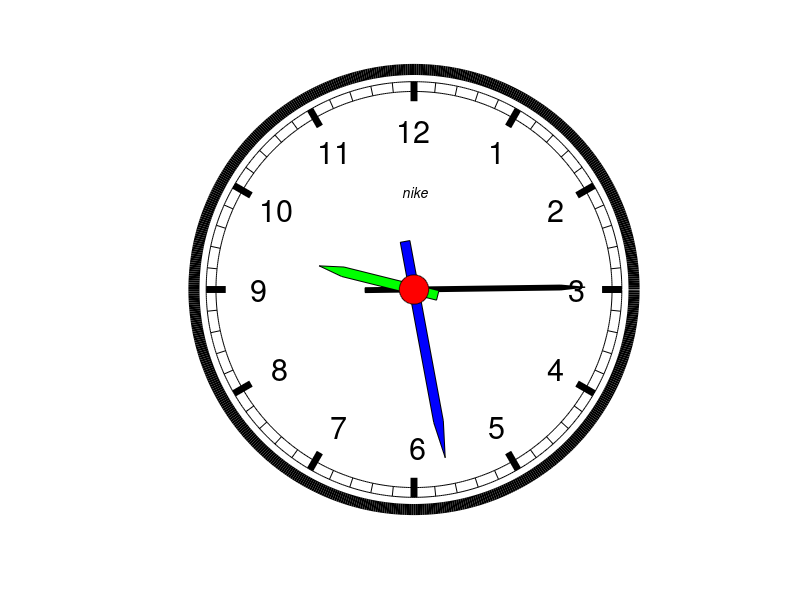

Source code (MATLAB): (Note: this script raises an error after producing the figure.)
function saat5
% SAAT5 - An analog clock with moving hands (hour, minute, second).
%   Creates a figure window with a traditional clock face, then starts three
%   timers to update the hour, minute, and second hands at appropriate intervals.
%   The function runs until the figure window is closed.

% Create the main figure window with custom settings
window = figure('name','saate man');
set(window, 'numbertitle','off', 'color','w', 'resize','off', 'menubar','none');
% Assign a custom close request function to clean up timers when the window is closed
set(window, 'closerequestfcn', @window_exit);

% Define a high-resolution angle vector for drawing circles
theta = 0:0.01:2*pi;

% Draw the outer thick black ring (clock bezel)
plot(9*cos(theta), 9*sin(theta), 'linewidth',8, 'color','k');
hold on;   % Keep subsequent drawings on the same axes

% Set up the axes: no ticks, square aspect, limits from -10 to 10
axis off;
axis([-10 10 -10 10]);
axis square;

% Draw two inner decorative rings (radii 8.1 and 8.5)
plot(8.1*cos(theta), 8.1*sin(theta), 'color','k');
plot(8.5*cos(theta), 8.5*sin(theta), 'color','k');

% Draw the minute ticks (60 small lines between radius 8.1 and 8.5)
theta = linspace(0, 2*pi, 61);              % 60 intervals -> 61 points
plot([8.1*cos(theta); 8.5*cos(theta)], ...
     [8.1*sin(theta); 8.5*sin(theta)], 'k');

% Draw the hour ticks (12 thick lines between radius 7.7 and 8.5)
theta = linspace(0, 2*pi, 13);              % 12 intervals -> 13 points
plot([7.7*cos(theta); 8.5*cos(theta)], ...
     [7.7*sin(theta); 8.5*sin(theta)], 'k', 'linewidth', 5);

% Add a decorative text (brand) at the center
text(0, 4, '\it nike', 'fontsize',10, 'horizontalalignment','center');

% Place the numbers 1 to 12 around the clock face
a = 1:12;
theta = pi/3:-pi/6:-3*pi/2;                 % Angles for numbers 1..12 (clockwise)
text(6.5*cos(theta), 6.5*sin(theta), num2str(a'), ...
     'horizontalalignment','center', 'verticalalignment','middle', 'fontsize',22);

% -------------------------------------------------------------------------
% Define the shapes of the three clock hands (all pointing upward initially)
% -------------------------------------------------------------------------
% Hour hand (green): polygon vertices (x,y)
xh = [-0.2 0.2 0.2 0 -0.2 -0.2];
yh = [-1  -1   3   4   3   -1];
% Minute hand (blue)
xm = [-0.2 0.2 0.2 0 -0.2 -0.2];
ym = [-2  -2   5.5 7   5.5 -2];
% Second hand (black)
xs = [-0.1 0.1 0.1 0 -0.1 -0.1];
ys = [-2  -2   6   7   6   -2];

% Create the filled polygon objects for each hand
m = fill(xm, ym, 'b');   % minute hand
s = fill(xs, ys, 'k');   % second hand
h = fill(xh, yh, 'g');   % hour hand

% Get the current time (as a 6-element vector: [year month day hour minute second])
time = clock;
ts = time(6);   % seconds
tm = time(5);   % minutes
th = mod(time(4), 12);   % hours (0-11)

% Set the initial rotation of the hour hand.
% Rotation angle = -(hours * 30° + minutes * 0.5°) in radians.
% Formula uses rotation matrix: x' = x*cosθ - y*sinθ, y' = x*sinθ + y*cosθ
set(h, 'xdata', xh*cos(-th*pi/6 - tm*pi/360) - yh*sin(-th*pi/6 - tm*pi/360), ...
       'ydata', xh*sin(-th*pi/6 - tm*pi/360) + yh*cos(-th*pi/6 - tm*pi/360));

% Set the initial rotation of the second hand.
% Angle = -seconds * 6° (pi/30 rad)
set(s, 'xdata', xs*cos(-ts*pi/30) - ys*sin(-ts*pi/30), ...
       'ydata', xs*sin(-ts*pi/30) + ys*cos(-ts*pi/30));

% Set the initial rotation of the minute hand.
% Angle = -(minutes * 6° + seconds * 0.1°)  -> smooth motion
set(m, 'xdata', xm*cos(-tm*pi/30 - ts*pi/1800) - ym*sin(-tm*pi/30 - ts*pi/1800), ...
       'ydata', xm*sin(-tm*pi/30 - ts*pi/1800) + ym*cos(-tm*pi/30 - ts*pi/1800));

% Draw the red center cap (small circle at the pivot)
theta = 0:0.01:2*pi;
fill(0.6*cos(theta), 0.6*sin(theta), 'r');

% -------------------------------------------------------------------------
% Create three timers to update the hands at different intervals
% -------------------------------------------------------------------------
% Timer 'b' (minute hand) updates every 2 seconds (calls @minute)
b = timer('timerfcn', @minute, 'period', 2, 'executionmode', 'fixedrate');
% Timer 'a' (second hand) updates every 1 second (calls @secend)
a = timer('timerfcn', @secend, 'period', 1, 'executionmode', 'fixedrate');
% Timer 'c' (hour hand) updates every 60 seconds (calls @hour)
c = timer('timerfcn', @hour, 'period', 60, 'executionmode', 'fixedrate');

% Start all three timers
start(a);
start(b);
start(c);

% -------------------------------------------------------------------------
% Nested callback functions for each timer
% -------------------------------------------------------------------------
    function minute(varargin)
        % Update the minute hand position (called every 2 seconds)
        time1 = clock;
        tm = time1(5);   % current minute
        % Rotate the minute hand using the current minute and the global
        % second value 'ts' (which is frozen from the initial time).
        % NOTE: This is a bug – 'ts' never updates inside this callback.
        set(m, 'xdata', xm*cos(-tm*pi/30 - ts*pi/1800) - ym*sin(-tm*pi/30 - ts*pi/1800), ...
               'ydata', xm*sin(-tm*pi/30 - ts*pi/1800) + ym*cos(-tm*pi/30 - ts*pi/1800));
    end

    function secend(varargin)
        % Update the second hand position (called every 1 second)
        time2 = clock;
        ts = time2(6);   % update seconds (including fractional part)
        set(s, 'xdata', xs*cos(-ts*pi/30) - ys*sin(-ts*pi/30), ...
               'ydata', xs*sin(-ts*pi/30) + ys*cos(-ts*pi/30));
        % Pause to synchronize with the exact second (fractional part)
        pause(time2(6) - floor(time2(6)));
    end

    function hour(varargin)
        % Update the hour hand position (called every 60 seconds)
        time3 = clock;
        th = time3(4);   % current hour (24-hour format)
        % Rotate the hour hand using the current hour and the global
        % minute 'tm' (which is frozen from the initial time).
        % NOTE: 'tm' never updates inside this callback – another bug.
        set(h, 'xdata', xh*cos(-th*pi/6 - tm*pi/360) - yh*sin(-th*pi/6 - tm*pi/360), ...
               'ydata', xh*sin(-th*pi/6 - tm*pi/360) + yh*cos(-th*pi/6 - tm*pi/360));
    end

    function window_exit(varargin)
        % Custom close function: stop and delete all timers, then close the figure
        closereq;        % execute the default close request (destroys the figure)
        stop(a);
        stop(b);
        stop(c);
        delete(a);
        delete(b);
        delete(c);
    end

end   % end of function saat5
